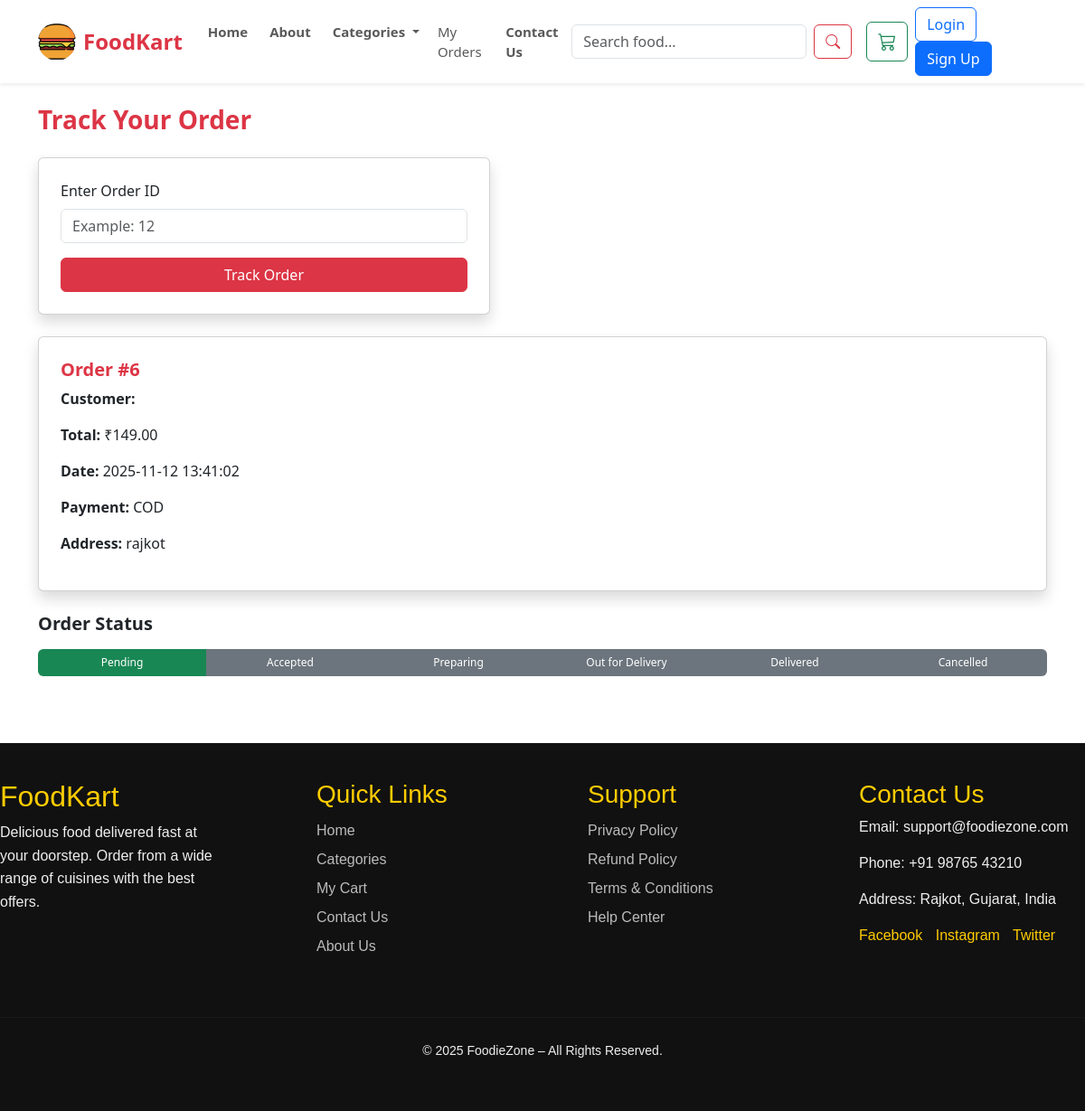
The app's page /public/track_order.php?id=6 (signed in), older data.
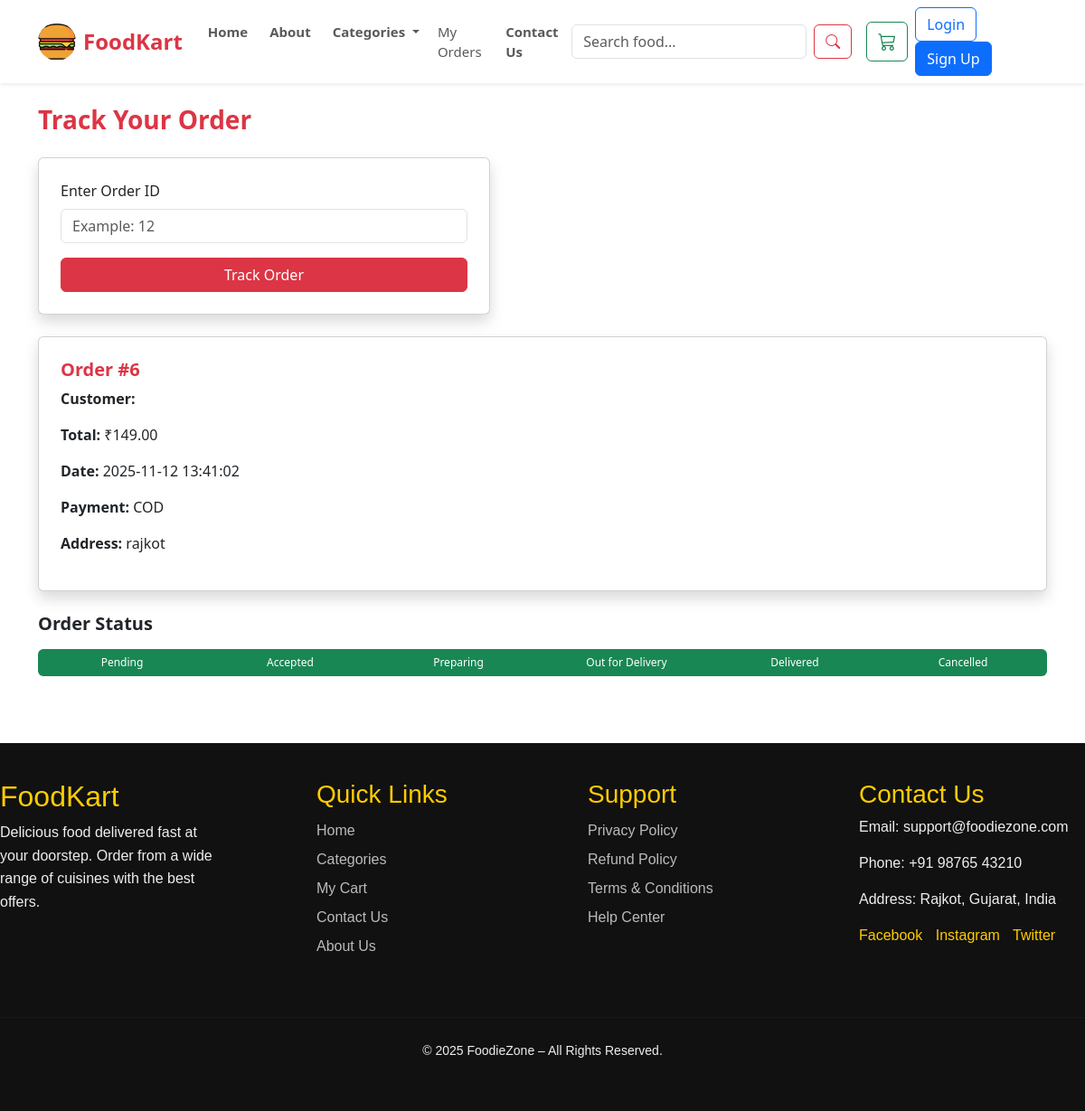
The same page, newer data.
### public/track_order.php (the view, shortened to what this page needs)
<?php
include('layout.php');
$order = null;
if (isset($_GET['id'])) {
    $order_id = intval($_GET['id']);
    $result = $conn->query("SELECT * FROM orders WHERE id = $order_id");
    if ($result->num_rows > 0) {
        $order = $result->fetch_assoc();
    }
}
?>
<h3 class="fw-bold text-danger mb-4">Track Your Order</h3>
<form method="GET" class="card shadow p-4 mb-4" style="max-width:500px;">
    <label class="form-label">Enter Order ID</label>
    <input type="number" name="id" class="form-control" placeholder="Example: 12" required>
    <button class="btn btn-danger mt-3 w-100">Track Order</button>
</form>
<?php if ($order): ?>
    <div class="card shadow p-4 mb-4">
        <h5 class="fw-bold text-danger">Order #<?php echo $order['id']; ?></h5>
        <p><strong>Customer:</strong> <?php echo $order['customer_name']; ?></p>
        <p><strong>Total:</strong> ₹<?php echo $order['total_amount']; ?></p>
        <p><strong>Date:</strong> <?php echo $order['created_at']; ?></p>
        <p><strong>Payment:</strong> <?php echo $order['payment_method']; ?></p>
        <p><strong>Address:</strong> <?php echo $order['address']; ?></p>
    </div>
    <h5 class="fw-bold mb-3">Order Status</h5>
    <?php
    $stages = ['Pending', 'Accepted', 'Preparing', 'Out for Delivery', 'Delivered', 'Cancelled'];
    $current_stage = array_search($order['status'], $stages);
    ?>
    <div class="progress" style="height:30px;">
        <?php foreach ($stages as $index => $stage): ?>
            <div class="progress-bar
                <?php echo ($index <= $current_stage) ? 'bg-success' : 'bg-secondary'; ?>"
                style="width: <?php echo 100 / count($stages); ?>%;">
                <?php echo $stage; ?>
            </div>
        <?php endforeach; ?>
    </div>
<?php elseif (isset($_GET['id'])): ?>
    <div class="alert alert-danger mt-4">Order not found!</div>
<?php endif; ?>

Row changes from the older to the newer data that the page shows:
changed orders "COD": status "Pending" → "Cancelled" (drawn)
